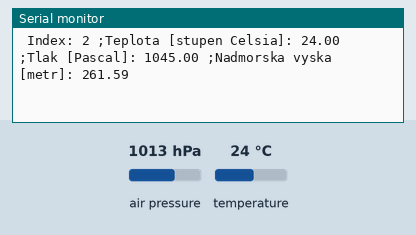
The sketch below on a simulated Arduino Uno, built with avr-gcc and run on an emulated ATmega328P. On the bench: the last lines printed to the serial monitor. The test bench sets the inputs (shaded band); at power-on: air pressure 1013 hPa, temperature 24 °C.

Above: at 1.2 s.
1.3 s: air pressure set to 952 hPa
At 2.6 s:
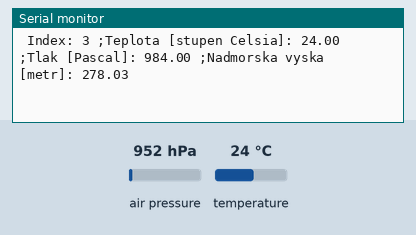
2.8 s: temperature set to 12 °C
At 3.9 s:
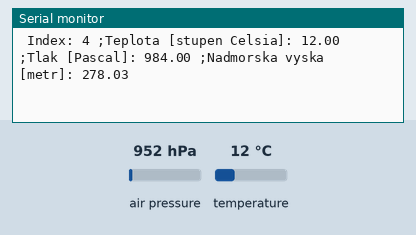
4.3 s: air pressure set to 975 hPa
At 5.7 s:
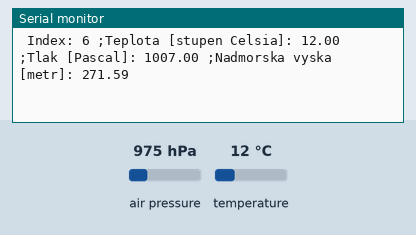
Timing chart, 0 to 7.3 s (numbered marks = the images above; inputs shaded):
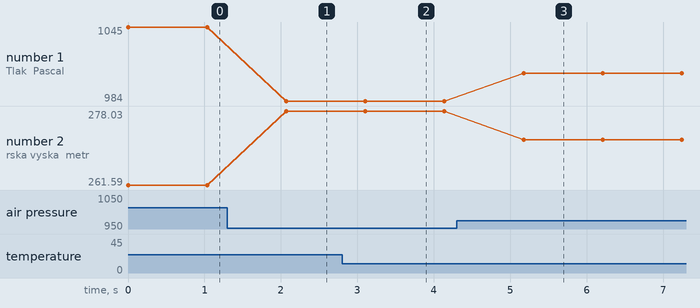

The sketch:

BMP180.ino
```cpp
#include <Wire.h>
#include <Adafruit_BMP085.h>

Adafruit_BMP085 bmp180;

int correction = 32;
int index = 1;

void setup() {
  Serial.begin(9600);
  bmp180.begin();
}

void loop() {
  Serial.print(" Index: ");
  Serial.print(index);

  Serial.print(" ;Teplota [stupen Celsia]: ");
  Serial.print(bmp180.readTemperature());

  Serial.print(" ;Tlak [Pascal]: ");
  Serial.print((bmp180.readPressure() + correction*100)/100.00);

  Serial.print(" ;Nadmorska vyska [metr]: ");
  Serial.println(bmp180.readAltitude(bmp180.readPressure() + correction*100));

  delay(1000);
  index++;
}
```

Measured:
- after the input at 1.3 s, the serial monitor: prints a new line after 0.77 s (image 1)
- after the input at 2.8 s, the serial monitor: prints a new line after 0.31 s (image 2)
- after the input at 4.3 s, the serial monitor: prints a new line after 0.87 s (image 3)
- plotted number 1: 1045 → 984 after the input at 1.3 s, 984 → 1007 after the input at 4.3 s
- plotted number 2: 261.59 → 278.03 after the input at 1.3 s, 278.03 → 271.59 after the input at 4.3 s
